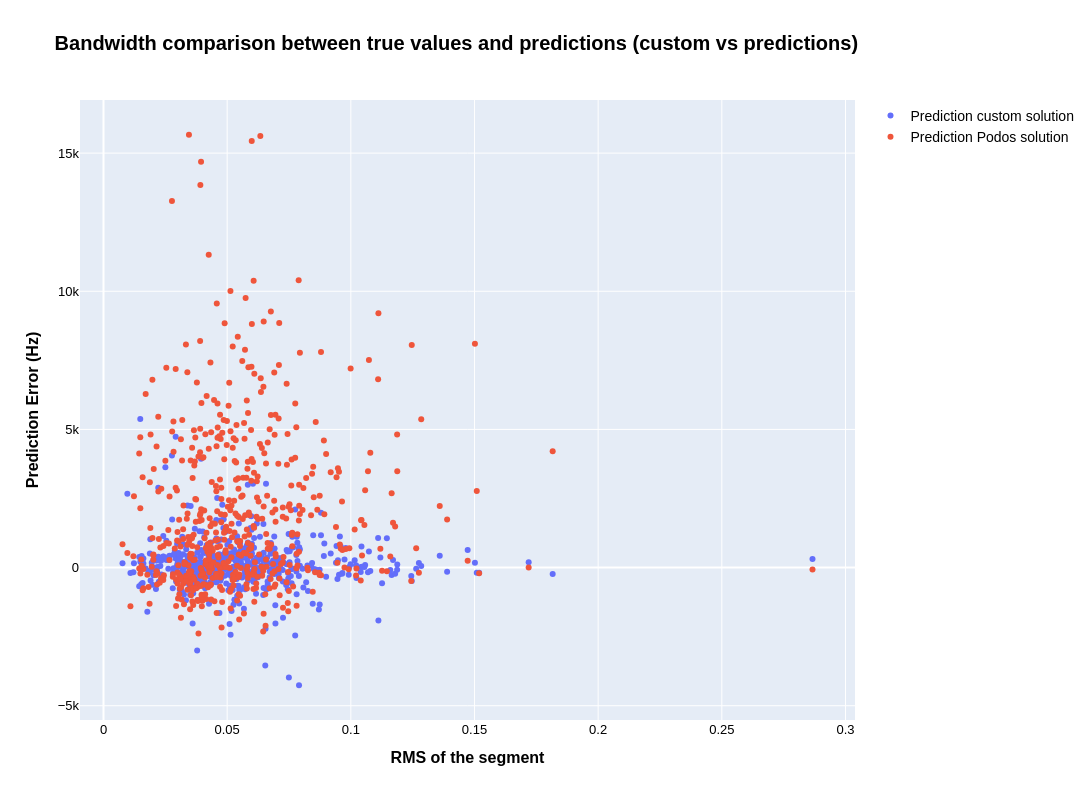

The code cell stored with this chart in its notebook:
### Code cell
import plotly.graph_objects as go
from plotly.subplots import make_subplots

# Create figure with secondary y-axis
fig = make_subplots()

# Add traces
fig.add_trace(
    go.Scatter(x=df_inter["rms"], 
               y=df_inter["error_bandwidth_custom"], 
               name="Prediction custom solution",
               mode="markers", 
               hovertext=df_inter["file_name_radical"] + " seg" + df_inter["segment_id"].astype(str)),
)

fig.add_trace(
    go.Scatter(x=df_inter["rms"], 
               y=df_inter["error_bandwidth_podos"],
               name="Prediction Podos solution",
               mode="markers",
               hovertext=df_inter["file_name_radical"] + " seg" + df_inter["segment_id"].astype(str)),
)

# fig.add_trace(
#     go.Scatter(x=df_inter["rms"], 
#                y=df_inter["bandwidth_true"],
#                name="Ideal (y=x)",
#                mode="lines",
#                line=dict(color="black", dash="dash"))
# )

# Add figure title
fig.update_layout(
    title_text="Bandwidth comparison between true values and predictions (custom vs predictions)",
    width=1200,
    height=800,
    font=dict(size=16, family="Helvetica", color="black"),
    title_font=dict(size=20, weight="bold"),
    legend=dict(font=dict(size=14)),
)

# Set x-axis title
fig.update_xaxes(title_text="RMS of the segment",
                 title_font=dict(size=16, weight="bold"),
                 tickfont=dict(size=13))

# Set y-axes titles
fig.update_yaxes(title_text="Prediction Error (Hz)",
                 title_font=dict(size=16, weight="bold"),
                 tickfont=dict(size=13))

fig.show()

### Figure 1 — Plotly figure (JSON) as saved in the notebook; plotly's stock layout.template omitted (floating-point values rounded to 4 significant figures; data arrays with more than 128 entries replaced by an {"elided": "..."} marker saying what was removed)
{"data": [{"hovertext": {"elided": "729 str values"}, "mode": "markers", "name": "Prediction custom solution", "type": "scatter", "x": {"elided": "729 float values"}, "y": {"elided": "729 float values"}}, {"hovertext": {"elided": "729 str values"}, "mode": "markers", "name": "Prediction Podos solution", "type": "scatter", "x": {"elided": "729 float values"}, "y": {"elided": "729 float values"}}], "layout": {"font": {"color": "black", "family": "Helvetica", "size": 16}, "height": 800, "legend": {"font": {"size": 14}}, "title": {"font": {"size": 20, "weight": "bold"}, "text": "Bandwidth comparison between true values and predictions (custom vs predictions)"}, "width": 1200, "xaxis": {"anchor": "y", "domain": [0, 1], "tickfont": {"size": 13}, "title": {"font": {"size": 16, "weight": "bold"}, "text": "RMS of the segment"}}, "yaxis": {"anchor": "x", "domain": [0, 1], "tickfont": {"size": 13}, "title": {"font": {"size": 16, "weight": "bold"}, "text": "Prediction Error (Hz)"}}}}
